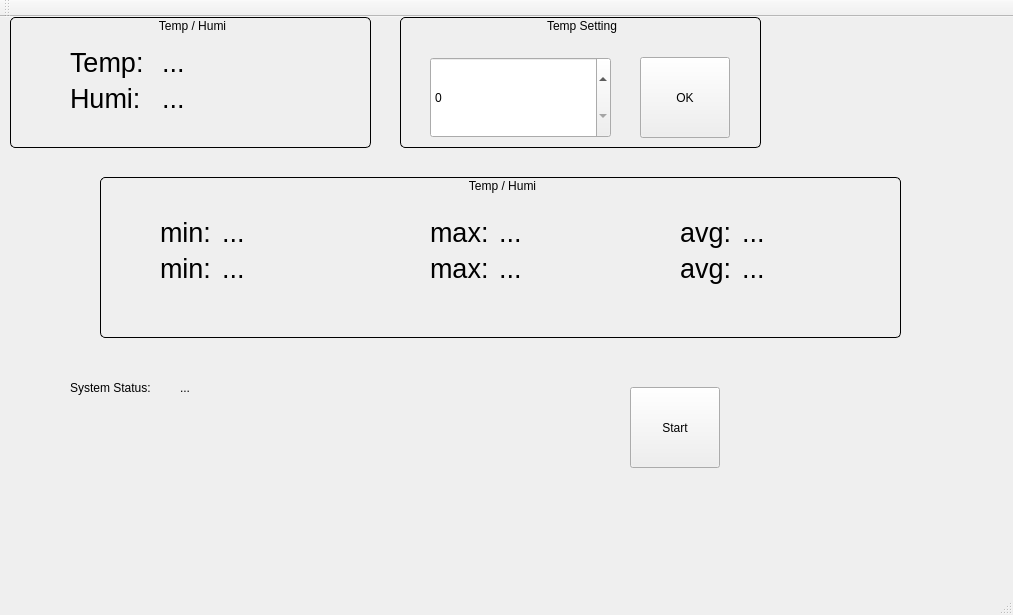
<?xml version="1.0" encoding="UTF-8"?>
<ui version="4.0">
 <class>MainWindow</class>
 <widget class="QMainWindow" name="MainWindow">
  <property name="geometry">
   <rect>
    <x>0</x>
    <y>0</y>
    <width>1013</width>
    <height>615</height>
   </rect>
  </property>
  <property name="windowTitle">
   <string>MainWindow</string>
  </property>
  <widget class="QWidget" name="centralWidget">
   <widget class="QPushButton" name="btnRunStatus">
    <property name="geometry">
     <rect>
      <x>630</x>
      <y>370</y>
      <width>90</width>
      <height>81</height>
     </rect>
    </property>
    <property name="text">
     <string>Start</string>
    </property>
   </widget>
   <widget class="QGroupBox" name="gBoxSensor">
    <property name="geometry">
     <rect>
      <x>10</x>
      <y>0</y>
      <width>361</width>
      <height>131</height>
     </rect>
    </property>
    <property name="styleSheet">
     <string notr="true">QGroupBox#gBoxSensor{
background-color: qlineargradient(x1: 0, y1: 0, x2: 0, y2: 1,
                                      stop: 0 #E0E0E0, stop: 0.6 #FFFFFF);
border: 1px solid black;
border-radius: 5px;
}
QGroupBox::title{
background-color: transparent;
subcontrol-position: top center;
padding:2 13px;
}</string>
    </property>
    <property name="title">
     <string>Temp / Humi</string>
    </property>
    <widget class="QWidget" name="gridLayoutWidget">
     <property name="geometry">
      <rect>
       <x>30</x>
       <y>30</y>
       <width>301</width>
       <height>85</height>
      </rect>
     </property>
     <layout class="QGridLayout" name="gridLayout" rowstretch="0,0" columnstretch="0,0">
      <property name="sizeConstraint">
       <enum>QLayout::SetFixedSize</enum>
      </property>
      <property name="leftMargin">
       <number>30</number>
      </property>
      <property name="topMargin">
       <number>0</number>
      </property>
      <property name="rightMargin">
       <number>30</number>
      </property>
      <property name="horizontalSpacing">
       <number>3</number>
      </property>
      <property name="verticalSpacing">
       <number>5</number>
      </property>
      <item row="0" column="1">
       <widget class="QLabel" name="labTempValue">
        <property name="font">
         <font>
          <pointsize>20</pointsize>
         </font>
        </property>
        <property name="text">
         <string>...</string>
        </property>
       </widget>
      </item>
      <item row="0" column="0">
       <widget class="QLabel" name="labTempTitle">
        <property name="font">
         <font>
          <pointsize>20</pointsize>
         </font>
        </property>
        <property name="text">
         <string>Temp:  </string>
        </property>
       </widget>
      </item>
      <item row="1" column="0">
       <widget class="QLabel" name="labHumiTitle">
        <property name="font">
         <font>
          <pointsize>20</pointsize>
         </font>
        </property>
        <property name="text">
         <string>Humi:  </string>
        </property>
       </widget>
      </item>
      <item row="1" column="1">
       <widget class="QLabel" name="labHumiValue">
        <property name="font">
         <font>
          <pointsize>20</pointsize>
         </font>
        </property>
        <property name="text">
         <string>...</string>
        </property>
       </widget>
      </item>
     </layout>
    </widget>
   </widget>
   <widget class="QLabel" name="labSysStatus">
    <property name="geometry">
     <rect>
      <x>180</x>
      <y>360</y>
      <width>221</width>
      <height>22</height>
     </rect>
    </property>
    <property name="text">
     <string>...</string>
    </property>
   </widget>
   <widget class="QGroupBox" name="gBoxSensor_2">
    <property name="geometry">
     <rect>
      <x>100</x>
      <y>160</y>
      <width>801</width>
      <height>161</height>
     </rect>
    </property>
    <property name="styleSheet">
     <string notr="true">QGroupBox#gBoxSensor_2{
background-color: qlineargradient(x1: 0, y1: 0, x2: 0, y2: 1,
                                      stop: 0 #E0E0E0, stop: 0.6 #FFFFFF);
border: 1px solid black;
border-radius: 5px;
}
QGroupBox::title{
background-color: transparent;
subcontrol-position: top center;
padding:2 13px;
}</string>
    </property>
    <property name="title">
     <string>Temp / Humi</string>
    </property>
    <widget class="QWidget" name="gridLayoutWidget_3">
     <property name="geometry">
      <rect>
       <x>30</x>
       <y>40</y>
       <width>241</width>
       <height>91</height>
      </rect>
     </property>
     <layout class="QGridLayout" name="gridLayout_3" rowstretch="0,0" columnstretch="0,0">
      <property name="sizeConstraint">
       <enum>QLayout::SetFixedSize</enum>
      </property>
      <property name="leftMargin">
       <number>30</number>
      </property>
      <property name="topMargin">
       <number>0</number>
      </property>
      <property name="rightMargin">
       <number>30</number>
      </property>
      <property name="horizontalSpacing">
       <number>3</number>
      </property>
      <property name="verticalSpacing">
       <number>5</number>
      </property>
      <item row="0" column="1">
       <widget class="QLabel" name="labTempValue_min">
        <property name="font">
         <font>
          <pointsize>20</pointsize>
         </font>
        </property>
        <property name="text">
         <string>...</string>
        </property>
       </widget>
      </item>
      <item row="1" column="1">
       <widget class="QLabel" name="labHumiValue_min">
        <property name="font">
         <font>
          <pointsize>20</pointsize>
         </font>
        </property>
        <property name="text">
         <string>...</string>
        </property>
       </widget>
      </item>
      <item row="1" column="0">
       <widget class="QLabel" name="labHumiTitle_min">
        <property name="font">
         <font>
          <pointsize>20</pointsize>
         </font>
        </property>
        <property name="text">
         <string>min: </string>
        </property>
       </widget>
      </item>
      <item row="0" column="0">
       <widget class="QLabel" name="labTempTitle_min">
        <property name="font">
         <font>
          <pointsize>20</pointsize>
         </font>
        </property>
        <property name="text">
         <string>min: </string>
        </property>
       </widget>
      </item>
     </layout>
    </widget>
    <widget class="QWidget" name="gridLayoutWidget_4">
     <property name="geometry">
      <rect>
       <x>300</x>
       <y>40</y>
       <width>211</width>
       <height>91</height>
      </rect>
     </property>
     <layout class="QGridLayout" name="gridLayout_4" rowstretch="0,0" columnstretch="0,0">
      <property name="sizeConstraint">
       <enum>QLayout::SetFixedSize</enum>
      </property>
      <property name="leftMargin">
       <number>30</number>
      </property>
      <property name="topMargin">
       <number>0</number>
      </property>
      <property name="rightMargin">
       <number>30</number>
      </property>
      <property name="horizontalSpacing">
       <number>3</number>
      </property>
      <property name="verticalSpacing">
       <number>5</number>
      </property>
      <item row="1" column="0">
       <widget class="QLabel" name="labHumiTitle_max">
        <property name="font">
         <font>
          <pointsize>20</pointsize>
         </font>
        </property>
        <property name="text">
         <string>max: </string>
        </property>
       </widget>
      </item>
      <item row="1" column="1">
       <widget class="QLabel" name="labHumiValue_max">
        <property name="font">
         <font>
          <pointsize>20</pointsize>
         </font>
        </property>
        <property name="text">
         <string>...</string>
        </property>
       </widget>
      </item>
      <item row="0" column="1">
       <widget class="QLabel" name="labTempValue_max">
        <property name="font">
         <font>
          <pointsize>20</pointsize>
         </font>
        </property>
        <property name="text">
         <string>...</string>
        </property>
       </widget>
      </item>
      <item row="0" column="0">
       <widget class="QLabel" name="labTempTitle_max">
        <property name="font">
         <font>
          <pointsize>20</pointsize>
         </font>
        </property>
        <property name="text">
         <string>max: </string>
        </property>
       </widget>
      </item>
     </layout>
    </widget>
    <widget class="QWidget" name="gridLayoutWidget_5">
     <property name="geometry">
      <rect>
       <x>550</x>
       <y>40</y>
       <width>231</width>
       <height>91</height>
      </rect>
     </property>
     <layout class="QGridLayout" name="gridLayout_5" rowstretch="0,0" columnstretch="0,0">
      <property name="sizeConstraint">
       <enum>QLayout::SetFixedSize</enum>
      </property>
      <property name="leftMargin">
       <number>30</number>
      </property>
      <property name="topMargin">
       <number>0</number>
      </property>
      <property name="rightMargin">
       <number>30</number>
      </property>
      <property name="horizontalSpacing">
       <number>3</number>
      </property>
      <property name="verticalSpacing">
       <number>5</number>
      </property>
      <item row="1" column="1">
       <widget class="QLabel" name="labHumiValue_avg">
        <property name="font">
         <font>
          <pointsize>20</pointsize>
         </font>
        </property>
        <property name="text">
         <string>...</string>
        </property>
       </widget>
      </item>
      <item row="0" column="1">
       <widget class="QLabel" name="labTempValue_avg">
        <property name="font">
         <font>
          <pointsize>20</pointsize>
         </font>
        </property>
        <property name="text">
         <string>...</string>
        </property>
       </widget>
      </item>
      <item row="1" column="0">
       <widget class="QLabel" name="labHumiTitle_avg">
        <property name="font">
         <font>
          <pointsize>20</pointsize>
         </font>
        </property>
        <property name="text">
         <string>avg: </string>
        </property>
       </widget>
      </item>
      <item row="0" column="0">
       <widget class="QLabel" name="labTempTitle_avg">
        <property name="font">
         <font>
          <pointsize>20</pointsize>
         </font>
        </property>
        <property name="text">
         <string>avg: </string>
        </property>
       </widget>
      </item>
     </layout>
    </widget>
   </widget>
   <widget class="QGroupBox" name="gBoxSensor_3">
    <property name="geometry">
     <rect>
      <x>400</x>
      <y>0</y>
      <width>361</width>
      <height>131</height>
     </rect>
    </property>
    <property name="styleSheet">
     <string notr="true">QGroupBox#gBoxSensor_3
{
background-color: qlineargradient(x1: 0, y1: 0, x2: 0, y2: 1,
                                      stop: 0 #E0E0E0, stop: 0.6 #FFFFFF);
border: 1px solid black;
border-radius: 5px;
}
QGroupBox::title{
background-color: transparent;
subcontrol-position: top center;
padding:2 13px;
}</string>
    </property>
    <property name="title">
     <string>Temp Setting</string>
    </property>
    <widget class="QSpinBox" name="spinBox">
     <property name="geometry">
      <rect>
       <x>30</x>
       <y>40</y>
       <width>181</width>
       <height>81</height>
      </rect>
     </property>
    </widget>
    <widget class="QPushButton" name="pushButton">
     <property name="geometry">
      <rect>
       <x>240</x>
       <y>40</y>
       <width>90</width>
       <height>81</height>
      </rect>
     </property>
     <property name="text">
      <string>OK</string>
     </property>
    </widget>
   </widget>
   <widget class="QLabel" name="labSysStatus_2">
    <property name="geometry">
     <rect>
      <x>70</x>
      <y>360</y>
      <width>111</width>
      <height>22</height>
     </rect>
    </property>
    <property name="text">
     <string>System Status: </string>
    </property>
   </widget>
  </widget>
  <widget class="QMenuBar" name="menuBar">
   <property name="geometry">
    <rect>
     <x>0</x>
     <y>0</y>
     <width>1013</width>
     <height>28</height>
    </rect>
   </property>
  </widget>
  <widget class="QToolBar" name="mainToolBar">
   <attribute name="toolBarArea">
    <enum>TopToolBarArea</enum>
   </attribute>
   <attribute name="toolBarBreak">
    <bool>false</bool>
   </attribute>
  </widget>
  <widget class="QStatusBar" name="statusBar"/>
 </widget>
 <layoutdefault spacing="6" margin="11"/>
 <resources/>
 <connections/>
</ui>
